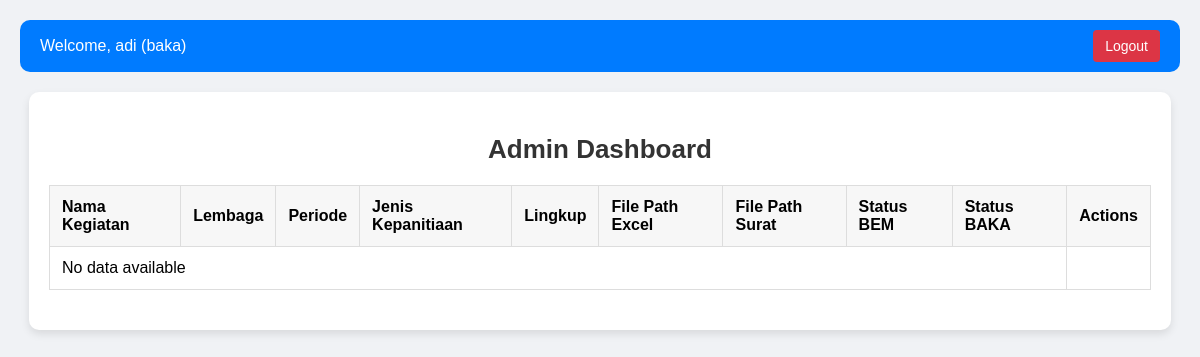
Before: /admin.php (signed in) with the older database file.
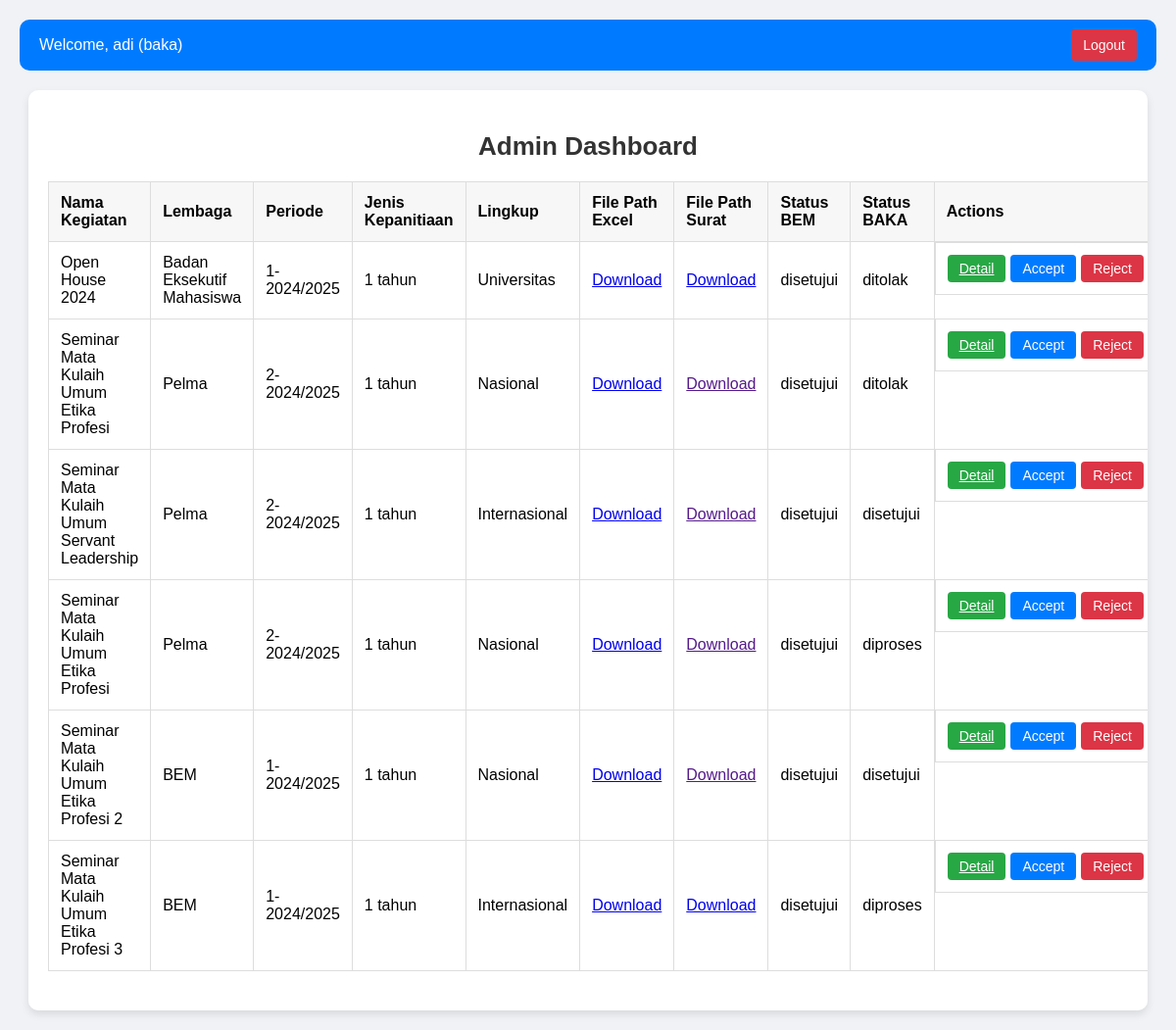
After: the same page with the newer database file.
### tables this page shows
CREATE TABLE `user_table` (
  `id` int(11) NOT NULL,
  `nomor_induk` varchar(9) DEFAULT NULL,
  `nama_lengkap` varchar(7) DEFAULT NULL,
  `peran` varchar(9) DEFAULT NULL,
  `jabatan` varchar(14) DEFAULT NULL,
  `email` varchar(26) DEFAULT NULL,
  `password` int(3) DEFAULT NULL
);

CREATE TABLE `kegiatan` (
  `id` int(11) NOT NULL,
  `nama_kegiatan` varchar(255) NOT NULL,
  `lembaga` varchar(100) NOT NULL,
  `periode` varchar(50) NOT NULL,
  `jenis_kepanitiaan` varchar(50) NOT NULL,
  `lingkup` varchar(50) NOT NULL,
  `file_path_excel` varchar(255) NOT NULL,
  `status_bem` varchar(20) NOT NULL,
  `status_baka` varchar(20) NOT NULL,
  `file_path_surat` varchar(225) NOT NULL
);

### admin.php (the view, shortened to what this page needs)
<?php
include 'connection.php';
$id = $_SESSION['id'];
$sql = "SELECT nama_lengkap, jabatan FROM user_table WHERE id = ?";
$stmt = $conn->prepare($sql);
$stmt->bind_param("i", $id);
$stmt->execute();
$result = $stmt->get_result();
$user = $result->fetch_assoc();
$sql_kegiatan = "SELECT * FROM kegiatan";
$result_kegiatan = $conn->query($sql_kegiatan);
?>
<!DOCTYPE html>
<html lang="en">
<head>
    <link rel="stylesheet" href="style.css">
</head>
<body>
    <div class="top-bar">
        <div class="welcome-message">
            Welcome, <?php echo htmlspecialchars($user['nama_lengkap']); ?>
            (<?php echo htmlspecialchars($user['jabatan']); ?>)
        </div>
        <form action="logout.php" method="post">
            <button type="submit" class="logout-button">Logout</button>
        </form>
    </div>
    <div class="container">
        <h2>Admin Dashboard</h2>
        <table>
            <thead>
                <tr>
                    <th>Nama Kegiatan</th>
                    <th>Lembaga</th>
                    <th>Periode</th>
                    <th>Jenis Kepanitiaan</th>
                    <th>Lingkup</th>
                    <th>File Path Excel</th>
                    <th>File Path Surat</th>
                    <th>Status BEM</th>
                    <th>Status BAKA</th>
                    <th>Actions</th>
                </tr>
            </thead>
            <tbody>
                <?php
                if ($result_kegiatan->num_rows > 0) {
                    while ($row = $result_kegiatan->fetch_assoc()) {
                        echo "<tr>";
                        echo "<td>" . htmlspecialchars($row["nama_kegiatan"]) . "</td>";
                        echo "<td>" . htmlspecialchars($row["lembaga"]) . "</td>";
                        echo "<td>" . htmlspecialchars($row["periode"]) . "</td>";
                        echo "<td>" . htmlspecialchars($row["jenis_kepanitiaan"]) . "</td>";
                        echo "<td>" . htmlspecialchars($row["lingkup"]) . "</td>";
                        echo "<td><a href='" . htmlspecialchars($row["file_path_excel"]) . "' target='_blank'>Download</a></td>";
                        echo "<td><a href='" . htmlspecialchars($row["file_path_surat"]) . "' target='_blank'>Download</a></td>";
                        echo "<td class='status'>" . htmlspecialchars($row["status_bem"]) . "</td>";
                        echo "<td class='status'>" . htmlspecialchars($row["status_baka"]) . "</td>";
                        echo "<td class='action-buttons'>";
                        echo "<a href='detail_admin.php?id=" . $row['id'] . "' class='btn btn-detail'>Detail</a>";
                        echo "<form action='update_status.php' method='post' style='display:inline;'>";
                        echo "<button type='submit' class='btn btn-accept'>Accept</button>";
                        echo "</form>";
                        echo "<form action='update_status.php' method='post' style='display:inline;'>";
                        echo "<button type='submit' class='btn btn-reject'>Reject</button>";
                        echo "</form>";
                        echo "</td>";
                        echo "</tr>";
                    }
                } else {
                    echo "<tr><td colspan='9'>No data available</td></tr>";
                }
                ?>
            </tbody>
        </table>
    </div>
</body>
</html>

### style.css (style rules this page uses)
body { font-family: 'Arial', sans-serif; background: #f0f2f5; margin: 0; padding: 20px; }
.top-bar { background: #007bff; color: #fff; padding: 10px 20px; display: flex; justify-content: space-between; align-items: center; border-radius: 10px; margin-bottom: 20px; }
.top-bar .welcome-message { font-size: 16px; }
.top-bar .logout-button { background: #dc3545; border: none; padding: 8px 12px; color: #fff; font-size: 14px; border-radius: 4px; cursor: pointer; }
.container { width: 95%; max-width: 1200px; margin: 0 auto; background: #fff; box-shadow: 0 4px 8px rgba(0, 0, 0, 0.1); border-radius: 10px; padding: 20px; overflow-x: auto; }
h2 { margin-bottom: 20px; font-size: 26px; color: #333; text-align: center; }
table { width: 100%; border-collapse: collapse; margin-bottom: 20px; }
table, th, td { border: 1px solid #ddd; }
th, td { padding: 12px; text-align: left; }
th { background: #f7f7f7; }
.action-buttons { display: flex; gap: 5px; }
.btn { padding: 6px 12px; border: none; border-radius: 4px; color: #fff; font-size: 14px; cursor: pointer; transition: background 0.3s ease; }
.btn-detail { background: #28a745; }
.btn-accept { background: #007bff; }
.btn-reject { background: #dc3545; }

Changed rows visible on the page:
added kegiatan: nama_kegiatan "Open House 2024", lembaga "Badan Eksekutif Mahasiswa", periode "1-2024/2025", jenis_kepanitiaan "1 tahun", lingkup "Universitas", status_bem "disetujui", status_baka "ditolak"
added kegiatan: nama_kegiatan "Seminar Mata Kulaih Umum Etika Profesi", lembaga "Pelma", periode "2-2024/2025", jenis_kepanitiaan "1 tahun", lingkup "Nasional", status_bem "disetujui", status_baka "ditolak"
added kegiatan: nama_kegiatan "Seminar Mata Kulaih Umum Servant Leadership", lembaga "Pelma", periode "2-2024/2025", jenis_kepanitiaan "1 tahun", lingkup "Internasional", status_bem "disetujui", status_baka "disetujui"
added kegiatan: nama_kegiatan "Seminar Mata Kulaih Umum Etika Profesi", lembaga "Pelma", periode "2-2024/2025", jenis_kepanitiaan "1 tahun", lingkup "Nasional", status_bem "disetujui", status_baka "diproses"
added kegiatan: nama_kegiatan "Seminar Mata Kulaih Umum Etika Profesi 2", lembaga "BEM", periode "1-2024/2025", jenis_kepanitiaan "1 tahun", lingkup "Nasional", status_bem "disetujui", status_baka "disetujui"
added kegiatan: nama_kegiatan "Seminar Mata Kulaih Umum Etika Profesi 3", lembaga "BEM", periode "1-2024/2025", jenis_kepanitiaan "1 tahun", lingkup "Internasional", status_bem "disetujui", status_baka "diproses"
Other visible differences:
text no longer shown: "No data available"
